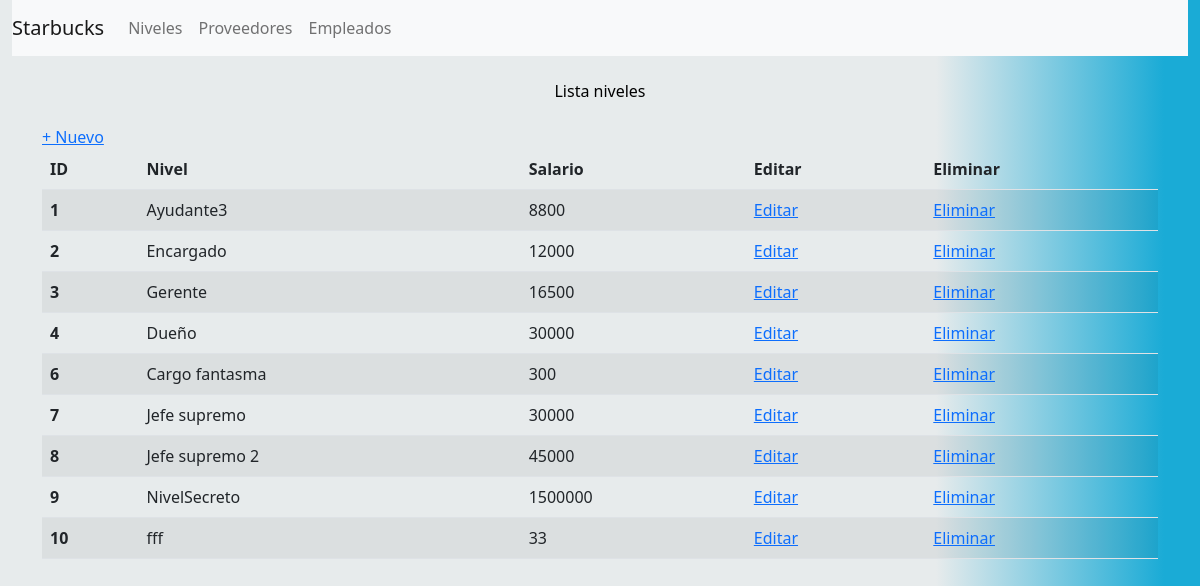
Page /index.php/niveles on the committed database.
### tables this page shows
CREATE TABLE `listaniveles` (
  `idLista` int(1) NOT NULL,
  `nivel` varchar(20) DEFAULT NULL,
  `salario` float DEFAULT NULL
);

### application/controllers/Niveles.php (called while the page is built, shortened)
<?php
class Niveles extends CI_Controller {
	public function index()
	{
		$this->load->model('Niveles_Model');
        $datos['datosNiveles']= $this->Niveles_Model->listaNiveles();
        $this -> load -> view ('plantillas/header');
        $this->load->view('vistasNiveles/listaNiveles', $datos);
        $this -> load -> view ('plantillas/footer');
	}
}

### index.php (called while the page is built, shortened)
<?php
require_once BASEPATH.'core/CodeIgniter.php';

### application/models/Niveles_Model.php (called while the page is built, shortened)
<?php
class Niveles_Model extends CI_Model{
    public function listaNiveles(){
        $query= $this -> db -> get('listaNiveles');
        return $query-> result();
    }
}

### application/views/vistasNiveles/listaNiveles.php (the view, shortened to what this page needs)
<div class="encabezado">
Lista niveles
</div>
<div class="container">
    <a href= <?php echo base_url("Niveles/nuevo");
    ?>>
        + Nuevo
    </a>
<table class="table table-striped">
    <thead>
        <tr>
            <th scope="col">ID</th>
            <th scope="col">Nivel</th>
            <th scope="col">Salario</th>
            <th scope="col">Editar</th>
            <th scope="col">Eliminar</th>
        </tr>
    </thead>
    <tbody>
        <?php
        foreach($datosNiveles as $dN):
        ?>
        <tr>
        <th scope="row">
            <?php
            echo $dN->idLista;
            ?>
        </th>
        <td>
            <?php
            echo $dN->nivel;
            ?>
        </td>
        <td>
            <?php
            echo $dN-> salario;
            ?>
        </td>
        <td>
            <a href =<?php echo base_url("Niveles/editar/". $dN-> idLista);?> >
            Editar
        </td>
        <td>
            <a href =<?php echo base_url("Niveles/eliminar/". $dN-> idLista);?> >
            Eliminar
        </td>
        </tr>
        <?php
         endforeach;
        ?>
    </tbody>
</table>
</div>

### application/views/plantillas/header.php (shortened to what this page needs)
<?php
$rutaAssets = 'http://localhost/jimfrCode/assets/';
?>
<!DOCTYPE html>
<html lang="en">
<head>
<link href="https://cdn.jsdelivr.net/npm/bootstrap@5.2.0/dist/css/bootstrap.min.css" rel="stylesheet">
<link href="<?php echo $rutaAssets;?>css/estilos.css" rel="stylesheet" type="text/css">
<link href="<?php echo $rutaAssets;?>css/tablas.css" rel="stylesheet" type="text/css">
</head>
<body>
<div class="container-fluid">
        <nav class="navbar navbar-expand-lg navbar-light bg-light">
            <a class="navbar-brand" href= <?php echo base_url(); ?> >
            Starbucks
        </a>
<div class="collapse navbar-collapse" id="navbarSupportedContent">
                <ul class="navbar-nav mr-auto">
                    <li class="nav-item active">
                        <a class="nav-link" href= <?php echo base_url("Niveles"); ?> >
                        Niveles
                    </a>
                    </li>
                    <li class="nav-item">
                        <a class="nav-link" href= <?php echo base_url("Proveedores"); ?> >
                        Proveedores
                    </a>
                    </li>
                    <li class="nav-item">
                        <a class="nav-link" href= <?php echo base_url("Empleados"); ?> >
                        Empleados
                    </a>
                    </li>
                </ul>
            </div>
        </nav>
    </div>

### application/views/plantillas/footer.php (shortened to what this page needs)
</body>
</html>

### assets/css/estilos.css (style rules this page uses)
html { height: 100%; }
body { height: 100%; background: linear-gradient(90deg, rgba(231,235,236,1) 78%, rgba(26,171,214,1) 97%); }
.encabezado { color: black; text-align: center; padding-top: .6cm; padding-bottom: .6cm; }

### rows in the picture
listaniveles: idLista "1", nivel "Ayudante3", salario "8800"
listaniveles: idLista "2", nivel "Encargado", salario "12000"
listaniveles: idLista "3", nivel "Gerente", salario "16500"
listaniveles: idLista "4", nivel "Dueño", salario "30000"
listaniveles: idLista "6", nivel "Cargo fantasma", salario "300"
listaniveles: idLista "7", nivel "Jefe supremo", salario "30000"
listaniveles: idLista "8", nivel "Jefe supremo 2", salario "45000"
listaniveles: idLista "9", nivel "NivelSecreto", salario "1500000"
listaniveles: idLista "10", nivel "fff", salario "33"
